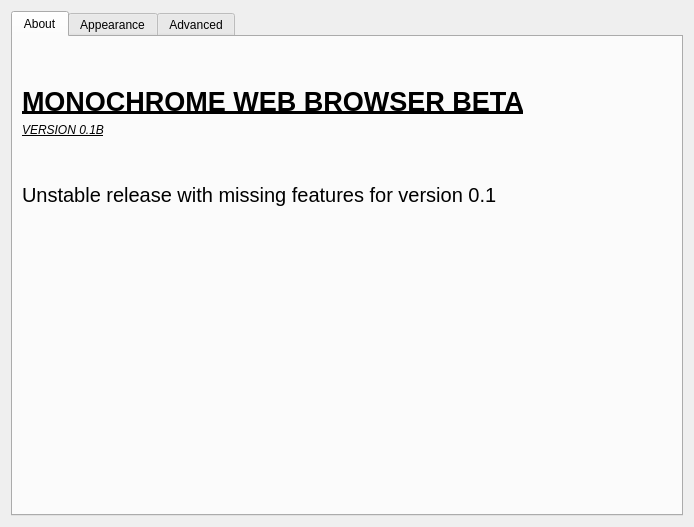
<?xml version="1.0" encoding="UTF-8"?>
<ui version="4.0">
 <class>Dialog</class>
 <widget class="QDialog" name="Dialog">
  <property name="geometry">
   <rect>
    <x>0</x>
    <y>0</y>
    <width>694</width>
    <height>527</height>
   </rect>
  </property>
  <property name="sizePolicy">
   <sizepolicy hsizetype="Fixed" vsizetype="Fixed">
    <horstretch>0</horstretch>
    <verstretch>0</verstretch>
   </sizepolicy>
  </property>
  <property name="minimumSize">
   <size>
    <width>694</width>
    <height>527</height>
   </size>
  </property>
  <property name="maximumSize">
   <size>
    <width>694</width>
    <height>527</height>
   </size>
  </property>
  <property name="windowTitle">
   <string>Settings- Monochrome</string>
  </property>
  <layout class="QVBoxLayout" name="verticalLayout">
   <item>
    <widget class="QTabWidget" name="tabWidget">
     <property name="currentIndex">
      <number>0</number>
     </property>
     <widget class="QWidget" name="about">
      <attribute name="title">
       <string>About</string>
      </attribute>
      <layout class="QVBoxLayout" name="verticalLayout_2">
       <item>
        <spacer name="verticalSpacer_3">
         <property name="orientation">
          <enum>Qt::Orientation::Vertical</enum>
         </property>
         <property name="sizeType">
          <enum>QSizePolicy::Policy::Minimum</enum>
         </property>
         <property name="sizeHint" stdset="0">
          <size>
           <width>20</width>
           <height>40</height>
          </size>
         </property>
        </spacer>
       </item>
       <item>
        <widget class="QLabel" name="label">
         <property name="sizePolicy">
          <sizepolicy hsizetype="Minimum" vsizetype="Minimum">
           <horstretch>0</horstretch>
           <verstretch>0</verstretch>
          </sizepolicy>
         </property>
         <property name="font">
          <font>
           <pointsize>20</pointsize>
           <bold>true</bold>
           <underline>true</underline>
          </font>
         </property>
         <property name="text">
          <string>MONOCHROME WEB BROWSER BETA</string>
         </property>
         <property name="margin">
          <number>1</number>
         </property>
        </widget>
       </item>
       <item>
        <widget class="QLabel" name="label_6">
         <property name="font">
          <font>
           <italic>true</italic>
           <underline>true</underline>
          </font>
         </property>
         <property name="text">
          <string>VERSION 0.1B</string>
         </property>
        </widget>
       </item>
       <item>
        <spacer name="verticalSpacer_4">
         <property name="orientation">
          <enum>Qt::Orientation::Vertical</enum>
         </property>
         <property name="sizeType">
          <enum>QSizePolicy::Policy::Fixed</enum>
         </property>
         <property name="sizeHint" stdset="0">
          <size>
           <width>20</width>
           <height>40</height>
          </size>
         </property>
        </spacer>
       </item>
       <item>
        <widget class="QLabel" name="label_2">
         <property name="sizePolicy">
          <sizepolicy hsizetype="Minimum" vsizetype="Minimum">
           <horstretch>0</horstretch>
           <verstretch>0</verstretch>
          </sizepolicy>
         </property>
         <property name="font">
          <font>
           <pointsize>15</pointsize>
           <italic>false</italic>
           <underline>false</underline>
           <kerning>true</kerning>
          </font>
         </property>
         <property name="text">
          <string>Unstable release with missing features for version 0.1</string>
         </property>
         <property name="wordWrap">
          <bool>true</bool>
         </property>
        </widget>
       </item>
       <item>
        <spacer name="verticalSpacer_2">
         <property name="orientation">
          <enum>Qt::Orientation::Vertical</enum>
         </property>
         <property name="sizeType">
          <enum>QSizePolicy::Policy::Fixed</enum>
         </property>
         <property name="sizeHint" stdset="0">
          <size>
           <width>0</width>
           <height>500</height>
          </size>
         </property>
        </spacer>
       </item>
      </layout>
     </widget>
     <widget class="QWidget" name="appearance">
      <attribute name="title">
       <string>Appearance</string>
      </attribute>
      <layout class="QVBoxLayout" name="verticalLayout_3">
       <item>
        <layout class="QVBoxLayout" name="verticalLayout_4">
         <item>
          <layout class="QHBoxLayout" name="themeSelect">
           <item>
            <widget class="QLabel" name="themeLabel">
             <property name="font">
              <font>
               <bold>true</bold>
               <underline>true</underline>
              </font>
             </property>
             <property name="styleSheet">
              <string notr="true">
QLineEdit {
  border-radius: 8px;
  border: 1px solid #e0e4e7;
  padding: 5px 15px;
	background-color: rgb(154, 153, 150);
}

QMainWindow{
	background-color: rgb(5, 19, 26);
}

QLineEdit:focus {
  border: 1px solid #d0e3ff;
}
QLineEdit::placeholder {
  color: #767e89;
}
QDialog{
background-color:rgb(5,19,26)
}</string>
             </property>
             <property name="text">
              <string>THEME</string>
             </property>
            </widget>
           </item>
           <item>
            <widget class="QLabel" name="label_5">
             <property name="text">
              <string>Choose the look of your web browser</string>
             </property>
            </widget>
           </item>
          </layout>
         </item>
         <item>
          <widget class="QRadioButton" name="light">
           <property name="text">
            <string>Light</string>
           </property>
          </widget>
         </item>
         <item>
          <widget class="QRadioButton" name="dark">
           <property name="text">
            <string>Dark</string>
           </property>
           <property name="checked">
            <bool>true</bool>
           </property>
          </widget>
         </item>
        </layout>
       </item>
       <item>
        <layout class="QVBoxLayout" name="verticalLayout_5">
         <property name="sizeConstraint">
          <enum>QLayout::SizeConstraint::SetMaximumSize</enum>
         </property>
         <item>
          <layout class="QHBoxLayout" name="horizontalLayout">
           <item>
            <widget class="QLabel" name="label_4">
             <property name="font">
              <font>
               <bold>true</bold>
               <underline>true</underline>
              </font>
             </property>
             <property name="text">
              <string>HOME BUTTON</string>
             </property>
            </widget>
           </item>
           <item>
            <widget class="QLabel" name="label_3">
             <property name="text">
              <string>Enable the home button to quickly jump back to your favourate homepage and surf the web faster</string>
             </property>
             <property name="wordWrap">
              <bool>true</bool>
             </property>
            </widget>
           </item>
          </layout>
         </item>
         <item>
          <widget class="QRadioButton" name="radioButton">
           <property name="text">
            <string>Enable Home Button</string>
           </property>
          </widget>
         </item>
         <item>
          <widget class="QRadioButton" name="radioButton_2">
           <property name="text">
            <string>Disable Home Button</string>
           </property>
           <property name="checked">
            <bool>true</bool>
           </property>
          </widget>
         </item>
        </layout>
       </item>
       <item>
        <spacer name="verticalSpacer">
         <property name="orientation">
          <enum>Qt::Orientation::Vertical</enum>
         </property>
         <property name="sizeType">
          <enum>QSizePolicy::Policy::Ignored</enum>
         </property>
         <property name="sizeHint" stdset="0">
          <size>
           <width>20</width>
           <height>250</height>
          </size>
         </property>
        </spacer>
       </item>
      </layout>
     </widget>
     <widget class="QWidget" name="advanced">
      <attribute name="title">
       <string>Advanced</string>
      </attribute>
     </widget>
    </widget>
   </item>
  </layout>
 </widget>
 <resources/>
 <connections/>
</ui>
